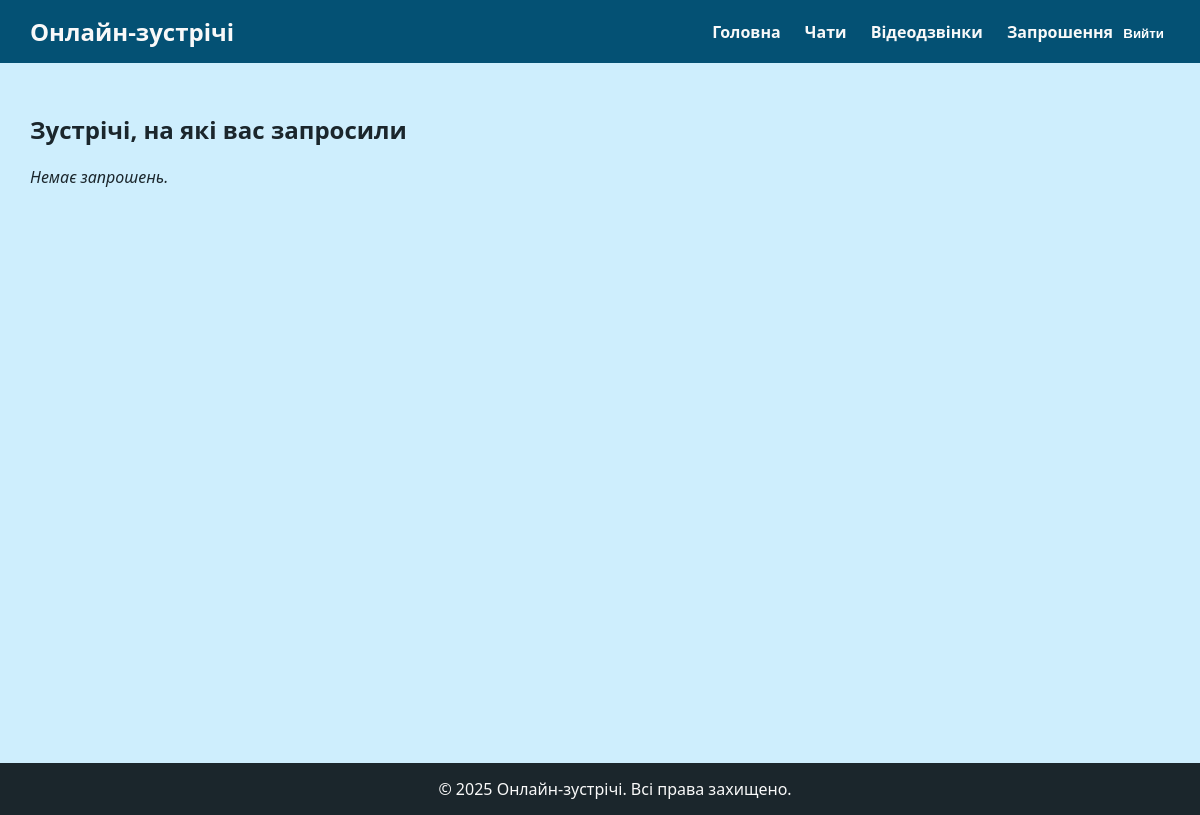
The app's page /invitations/ (signed in), older data.
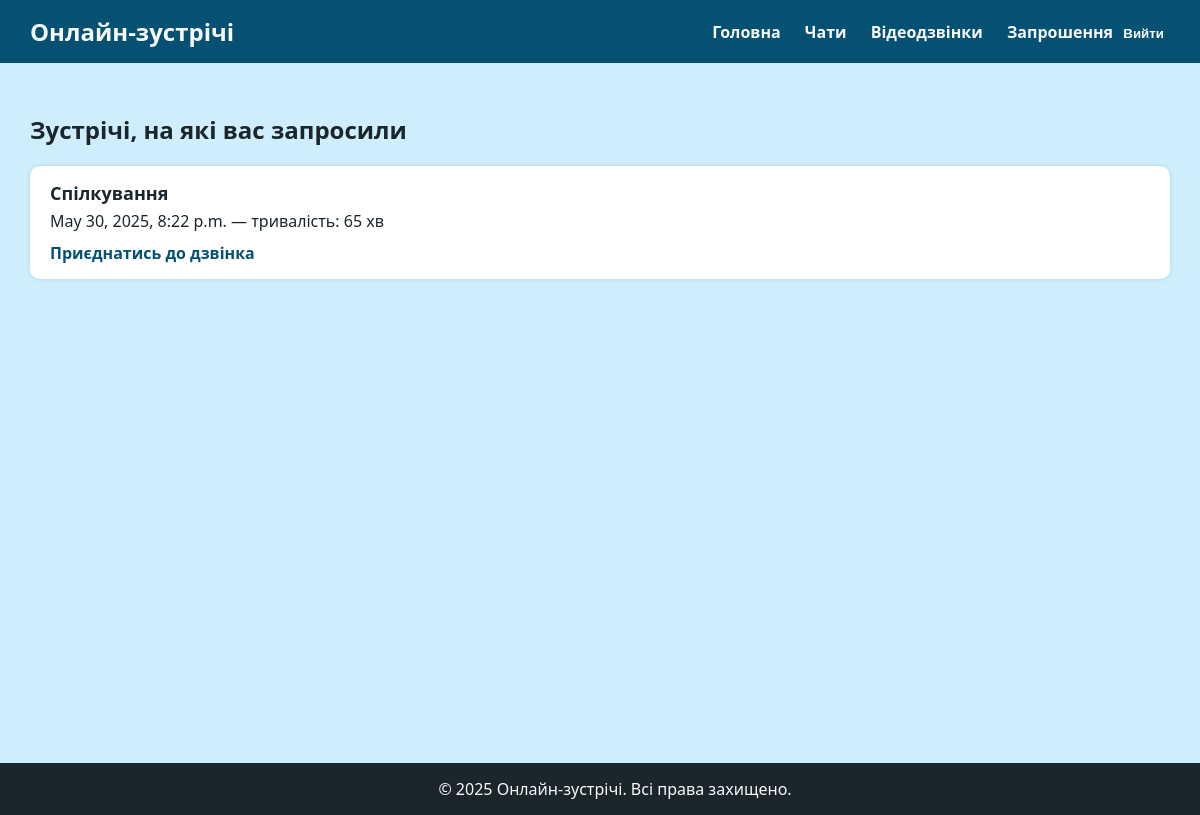
The same page, newer data.
### Project/models/meeting.py (models this page shows, shortened)
class Meeting(models.Model):
    title = models.CharField(max_length=255)
    owner = models.ForeignKey(User, on_delete=models.CASCADE)
    start_time = models.DateTimeField()
    duration = models.IntegerField(help_text="у хвилинах")
    recording_url = models.URLField(blank=True, null=True)
    room_name = models.CharField(max_length=100, unique=True, blank=True)
    recorded = models.BooleanField(default=False)
    @property
    def meeting_url(self):
        base_url = "https://meet.jit.si/"
        return f"{base_url}{self.room_name}"

### Project/views/view_meeting.py (the view)
# urls.py: path('invitations/', invitations_view, name='invitations'),
@login_required
def invitations_view(request):
    invited_meetings = Meeting.objects.filter(participant__user=request.user)
    return render(request, 'invitations.html', {
        'invited_meetings': invited_meetings
    })

### templates/invitations.html (shortened to what this page needs)
{% extends 'base.html' %}
{% block content %}
<h2>Зустрічі, на які вас запросили</h2>
<div style="display: flex; flex-direction: column; gap: 15px;">
    {% for meeting in invited_meetings %}
        <div style="background: white; padding: 15px 20px; border-radius: 10px; box-shadow: 0 0 5px rgba(0,0,0,0.1);">
            <div style="font-size: 18px; font-weight: bold;">{{ meeting.title }}</div>
            <div style="margin-top: 5px;">{{ meeting.start_time }} — тривалість: {{ meeting.duration }} хв</div>
            <div style="margin-top: 10px;">
                <a href="{{ meeting.meeting_url }}" target="_blank" style="color: var(--primary); text-decoration: none; font-weight: bold;">Приєднатись до дзвінка</a>
            </div>
        </div>
    {% empty %}
        <div style="font-style: italic;">Немає запрошень.</div>
    {% endfor %}
</div>
{% endblock %}

Row changes from the older to the newer data that the page shows:
added Meeting: title "Спілкування", start_time "May 30, 2025, 8:22 p.m.", duration "65"
Text that changed along with them:
text no longer shown: "Немає запрошень."
